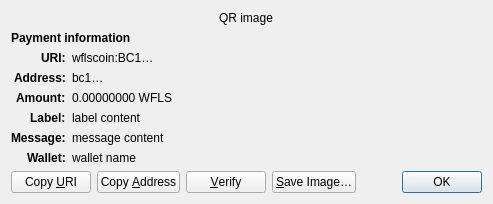
<?xml version="1.0" encoding="UTF-8"?>
<ui version="4.0">
 <class>ReceiveRequestDialog</class>
 <widget class="QDialog" name="ReceiveRequestDialog">
  <property name="geometry">
   <rect>
    <x>0</x>
    <y>0</y>
    <width>413</width>
    <height>229</height>
   </rect>
  </property>
  <property name="windowTitle">
   <string>Request payment to …</string>
  </property>
  <layout class="QGridLayout" name="gridLayout" columnstretch="0,1">
   <property name="sizeConstraint">
    <enum>QLayout::SetFixedSize</enum>
   </property>
   <item row="0" column="0" colspan="2" alignment="Qt::AlignHCenter">
    <widget class="QRImageWidget" name="qr_code">
     <property name="text">
      <string notr="true">QR image</string>
     </property>
     <property name="textInteractionFlags">
      <set>Qt::NoTextInteraction</set>
     </property>
    </widget>
   </item>
   <item row="1" column="0" colspan="2">
    <widget class="QLabel" name="payment_header">
     <property name="font">
      <font>
       <weight>75</weight>
       <bold>true</bold>
      </font>
     </property>
     <property name="text">
      <string>Payment information</string>
     </property>
     <property name="textInteractionFlags">
      <set>Qt::NoTextInteraction</set>
     </property>
    </widget>
   </item>
   <item row="2" column="0" alignment="Qt::AlignRight|Qt::AlignTop">
    <widget class="QLabel" name="uri_tag">
     <property name="font">
      <font>
       <weight>75</weight>
       <bold>true</bold>
      </font>
     </property>
     <property name="text">
      <string notr="true">URI:</string>
     </property>
     <property name="textFormat">
      <enum>Qt::PlainText</enum>
     </property>
     <property name="textInteractionFlags">
      <set>Qt::NoTextInteraction</set>
     </property>
    </widget>
   </item>
   <item row="2" column="1" alignment="Qt::AlignTop">
    <widget class="QLabel" name="uri_content">
     <property name="text">
      <string notr="true">wflscoin:BC1…</string>
     </property>
     <property name="textFormat">
      <enum>Qt::RichText</enum>
     </property>
     <property name="wordWrap">
      <bool>true</bool>
     </property>
     <property name="textInteractionFlags">
      <set>Qt::TextSelectableByMouse</set>
     </property>
    </widget>
   </item>
   <item row="3" column="0" alignment="Qt::AlignRight|Qt::AlignTop">
    <widget class="QLabel" name="address_tag">
     <property name="font">
      <font>
       <weight>75</weight>
       <bold>true</bold>
      </font>
     </property>
     <property name="text">
      <string>Address:</string>
     </property>
     <property name="textInteractionFlags">
      <set>Qt::NoTextInteraction</set>
     </property>
    </widget>
   </item>
   <item row="3" column="1" alignment="Qt::AlignTop">
    <widget class="QLabel" name="address_content">
     <property name="text">
      <string notr="true">bc1…</string>
     </property>
     <property name="textFormat">
      <enum>Qt::PlainText</enum>
     </property>
     <property name="textInteractionFlags">
      <set>Qt::TextSelectableByMouse</set>
     </property>
    </widget>
   </item>
   <item row="4" column="0" alignment="Qt::AlignRight|Qt::AlignTop">
    <widget class="QLabel" name="amount_tag">
     <property name="font">
      <font>
       <weight>75</weight>
       <bold>true</bold>
      </font>
     </property>
     <property name="text">
      <string>Amount:</string>
     </property>
     <property name="textInteractionFlags">
      <set>Qt::NoTextInteraction</set>
     </property>
    </widget>
   </item>
   <item row="4" column="1" alignment="Qt::AlignTop">
    <widget class="QLabel" name="amount_content">
     <property name="text">
      <string notr="true">0.00000000 WFLS</string>
     </property>
     <property name="textFormat">
      <enum>Qt::PlainText</enum>
     </property>
     <property name="textInteractionFlags">
      <set>Qt::TextSelectableByMouse</set>
     </property>
    </widget>
   </item>
   <item row="5" column="0" alignment="Qt::AlignRight|Qt::AlignTop">
    <widget class="QLabel" name="label_tag">
     <property name="font">
      <font>
       <weight>75</weight>
       <bold>true</bold>
      </font>
     </property>
     <property name="text">
      <string>Label:</string>
     </property>
     <property name="textInteractionFlags">
      <set>Qt::NoTextInteraction</set>
     </property>
    </widget>
   </item>
   <item row="5" column="1" alignment="Qt::AlignTop">
    <widget class="QLabel" name="label_content">
     <property name="text">
      <string notr="true">label content</string>
     </property>
     <property name="textFormat">
      <enum>Qt::PlainText</enum>
     </property>
     <property name="wordWrap">
      <bool>true</bool>
     </property>
     <property name="textInteractionFlags">
      <set>Qt::TextSelectableByMouse</set>
     </property>
    </widget>
   </item>
   <item row="6" column="0" alignment="Qt::AlignRight|Qt::AlignTop">
    <widget class="QLabel" name="message_tag">
     <property name="font">
      <font>
       <weight>75</weight>
       <bold>true</bold>
      </font>
     </property>
     <property name="text">
      <string>Message:</string>
     </property>
     <property name="textInteractionFlags">
      <set>Qt::NoTextInteraction</set>
     </property>
    </widget>
   </item>
   <item row="6" column="1" alignment="Qt::AlignTop">
    <widget class="QLabel" name="message_content">
     <property name="text">
      <string notr="true">message content</string>
     </property>
     <property name="textFormat">
      <enum>Qt::PlainText</enum>
     </property>
     <property name="wordWrap">
      <bool>true</bool>
     </property>
     <property name="textInteractionFlags">
      <set>Qt::TextSelectableByMouse</set>
     </property>
    </widget>
   </item>
   <item row="7" column="0" alignment="Qt::AlignRight|Qt::AlignTop">
    <widget class="QLabel" name="wallet_tag">
     <property name="font">
      <font>
       <weight>75</weight>
       <bold>true</bold>
      </font>
     </property>
     <property name="text">
      <string>Wallet:</string>
     </property>
     <property name="textInteractionFlags">
      <set>Qt::NoTextInteraction</set>
     </property>
    </widget>
   </item>
   <item row="7" column="1" alignment="Qt::AlignTop">
    <widget class="QLabel" name="wallet_content">
     <property name="text">
      <string notr="true">wallet name</string>
     </property>
     <property name="textFormat">
      <enum>Qt::PlainText</enum>
     </property>
     <property name="wordWrap">
      <bool>true</bool>
     </property>
     <property name="textInteractionFlags">
      <set>Qt::TextSelectableByMouse</set>
     </property>
    </widget>
   </item>
   <item row="8" column="0" colspan="2">
    <layout class="QHBoxLayout" name="horizontalLayout">
     <item>
      <widget class="QPushButton" name="btnCopyURI">
       <property name="text">
        <string>Copy &amp;URI</string>
       </property>
       <property name="autoDefault">
        <bool>false</bool>
       </property>
      </widget>
     </item>
     <item>
      <widget class="QPushButton" name="btnCopyAddress">
       <property name="text">
        <string>Copy &amp;Address</string>
       </property>
       <property name="autoDefault">
        <bool>false</bool>
       </property>
      </widget>
     </item>
     <item>
      <widget class="QPushButton" name="btnVerify">
       <property name="text">
        <string>&amp;Verify</string>
       </property>
       <property name="toolTip">
        <string>Verify this address on e.g. a hardware wallet screen</string>
       </property>
       <property name="autoDefault">
        <bool>false</bool>
       </property>
      </widget>
     </item>
     <item>
      <widget class="QPushButton" name="btnSaveAs">
       <property name="text">
        <string>&amp;Save Image…</string>
       </property>
       <property name="autoDefault">
        <bool>false</bool>
       </property>
      </widget>
     </item>
     <item>
      <spacer name="horizontalSpacer_2">
       <property name="orientation">
        <enum>Qt::Horizontal</enum>
       </property>
       <property name="sizeHint" stdset="0">
        <size>
         <width>40</width>
         <height>20</height>
        </size>
       </property>
      </spacer>
     </item>
     <item>
      <widget class="QDialogButtonBox" name="buttonBox">
       <property name="focusPolicy">
        <enum>Qt::StrongFocus</enum>
       </property>
       <property name="standardButtons">
        <set>QDialogButtonBox::Ok</set>
       </property>
      </widget>
     </item>
    </layout>
   </item>
  </layout>
 </widget>
 <customwidgets>
  <customwidget>
   <class>QRImageWidget</class>
   <extends>QLabel</extends>
   <header>qt/qrimagewidget.h</header>
  </customwidget>
 </customwidgets>
 <tabstops>
  <tabstop>buttonBox</tabstop>
  <tabstop>btnCopyURI</tabstop>
  <tabstop>btnCopyAddress</tabstop>
  <tabstop>btnSaveAs</tabstop>
 </tabstops>
 <resources/>
 <connections>
  <connection>
   <sender>buttonBox</sender>
   <signal>accepted()</signal>
   <receiver>ReceiveRequestDialog</receiver>
   <slot>accept()</slot>
   <hints>
    <hint type="sourcelabel">
     <x>135</x>
     <y>230</y>
    </hint>
    <hint type="destinationlabel">
     <x>135</x>
     <y>126</y>
    </hint>
   </hints>
  </connection>
 </connections>
</ui>
